Frame 1 (no input): blank canvas, image omitted
Frame 60 (the mouse pressed at the canvas centre just before this capture): blank canvas, image omitted
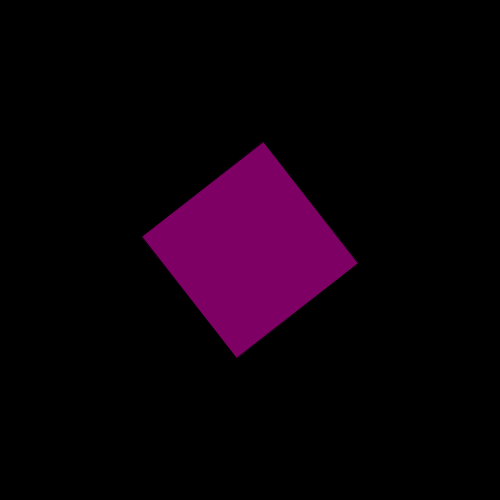
Frame 120 (the mouse held since frame 60 and released just before this capture)

The Processing sketch whose frames 1 and 60 were blank and that drew this single picture after the mouse press (run headless with seeded random() and noise(); from frame 60 on, the mouse is pressed at the canvas centre):

// Processing sketch: sketch_08_mapeos
// ── sketch_08_mapeos.pde
/*
El método map equivale a una "regla de tres"
Lo utilizaremos casi todo el tiempo que estemos trabajando con inputs y outputs, para ajustar los rangos
Los inputs pueden ser variados, desde la posición del mouse, el valor de un sensor, el volumen del micrófono...

Funciona siempre del mismo modo:

map(elementoquequeremosmapear, minimo de origen, maximo de origen, minimo de destino, maximo de destino)
*/

float rota;
float rojo;
float tamanho;

void setup(){
  size(500, 500);
  rectMode(CENTER);
}

void draw(){
   //mapeamos la posición en X del mouse para modificar el canal del rojo
   //sabemos que mouseX como mínimo es 0 y como máximo es el tamaño del canvas
   //y que un canal de color es mínimo 0 y máximo 255
   //son ejemplos con rangos absolutos, no tiene porque ser siempre así
   rojo = map(mouseX,0, width, 0, 255);
   //y con la posición en Y modificaremos el tamaño del rectángulo
   //sólo necesitamos un valor por mantener la proporción y tener un cuadrado
   tamanho = map(mouseY, 0, height, 10, 300);
   
   background(0);
   fill(rojo, 0, 100);
  
   pushMatrix();
     translate(width/2, height/2);
     rotate(rota);
     rect(0,0, tamanho, tamanho);
   popMatrix();
  
   //si sumamos en cada paso del draw, a rota una cantidad, estamos creando un incremento de la variable
   rota = rota + 0.1;
 
}
